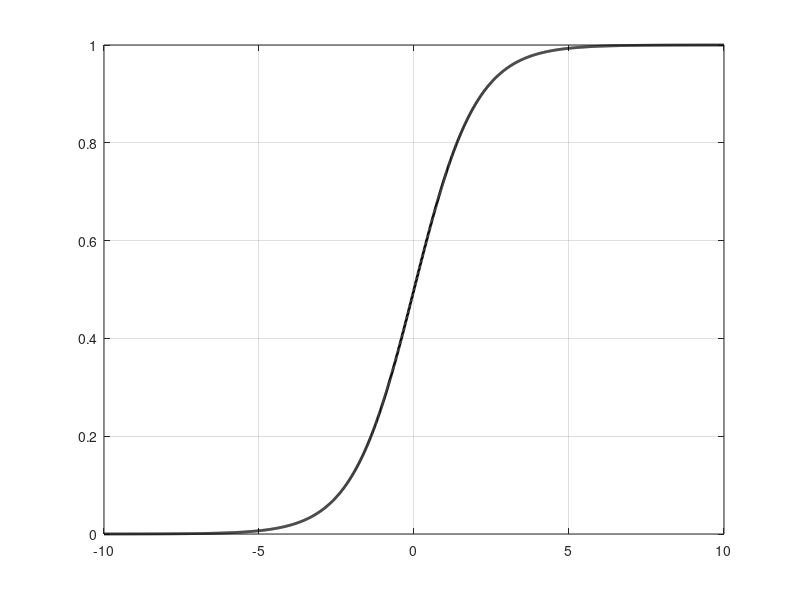
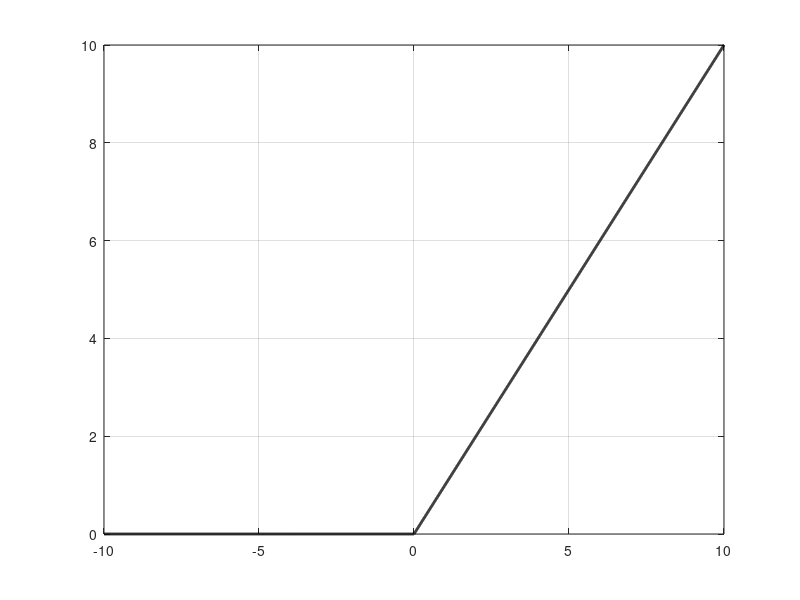
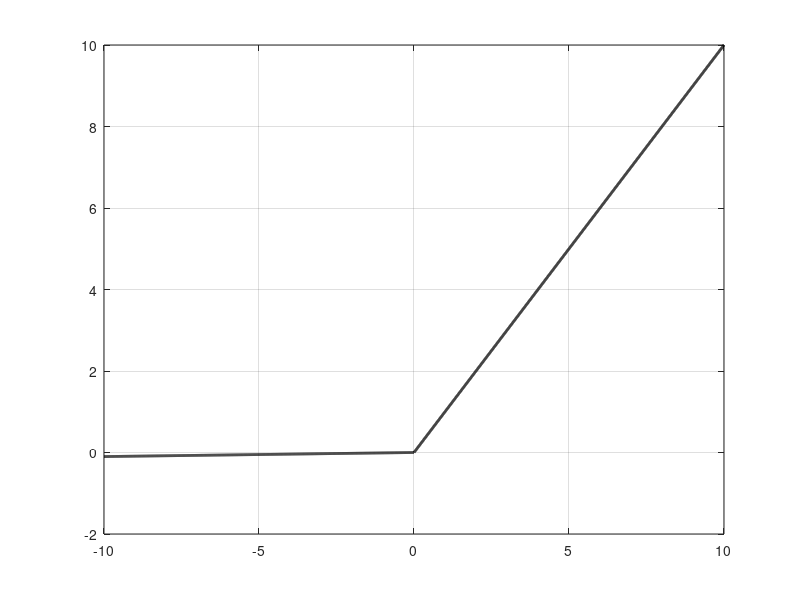
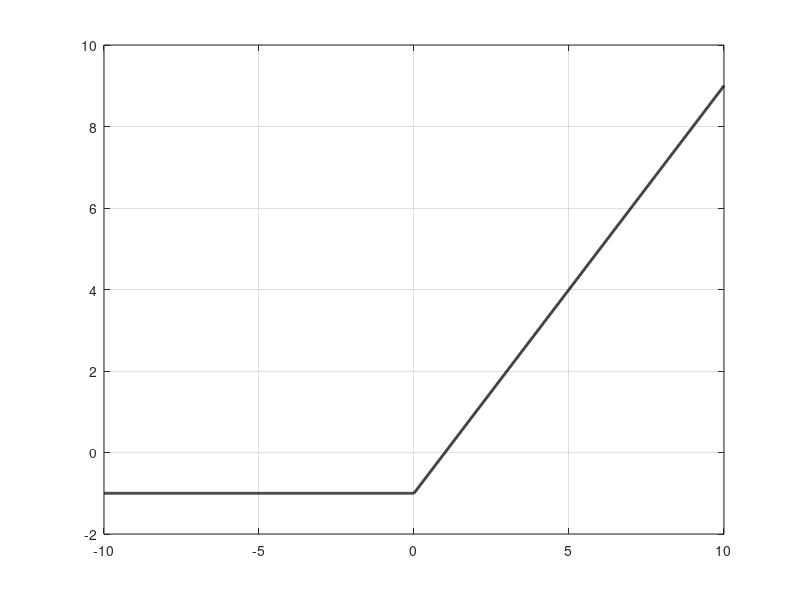

MATLAB code to generate these figures, in order:
% This script is plot various activation functions used in deep learning
% Developed by Taeyong Kim from the Seolu National University
% chs5566@snu.ac.kr
% March 14, 2020

clear; clc; close all

% Sigmoid function
x = -10:0.01:10;
y = 1./(1+exp(-x));

figure()
set(gcf, 'Position',  [100, 100, 500, 200])
plot(x,y,'k','LineWidth',2)
grid on

% Various activation function
ReLU = zeros([length(x),1]);
LeakyReLU = zeros([length(x),1]);
ELU = zeros([length(x),1]);
for ii =1:length(x)
    tmp = x(ii);
    
    ReLU(ii,1) = max([0,tmp]);
    LeakyReLU(ii,1) = max([0,tmp])+0.01*min([0,tmp]);
    ELU(ii,1) = max([0,tmp])+min([0,1*(exp(x)-1)]);
    
end

Tanh = (exp(x)-exp(-x))./(exp(x)+exp(-x));
Softplus = 1./1.*log(1+exp(1*x));

% Plotting
figure()
set(gcf, 'Position',  [100, 100, 500, 200])
plot(x, ReLU, 'k', 'LineWidth',2)
grid on

figure()
set(gcf, 'Position',  [100, 150, 500, 200])
plot(x, LeakyReLU, 'k', 'LineWidth',2)
grid on

figure()
set(gcf, 'Position',  [100, 200, 500, 200])
plot(x, ELU, 'k', 'LineWidth',2)
grid on

figure()
set(gcf, 'Position',  [100, 250, 500, 200])
plot(x, Tanh, 'k', 'LineWidth',2)
grid on

figure()
set(gcf, 'Position',  [100, 300, 500, 200])
plot(x, Softplus, 'k', 'LineWidth',2)
grid on
